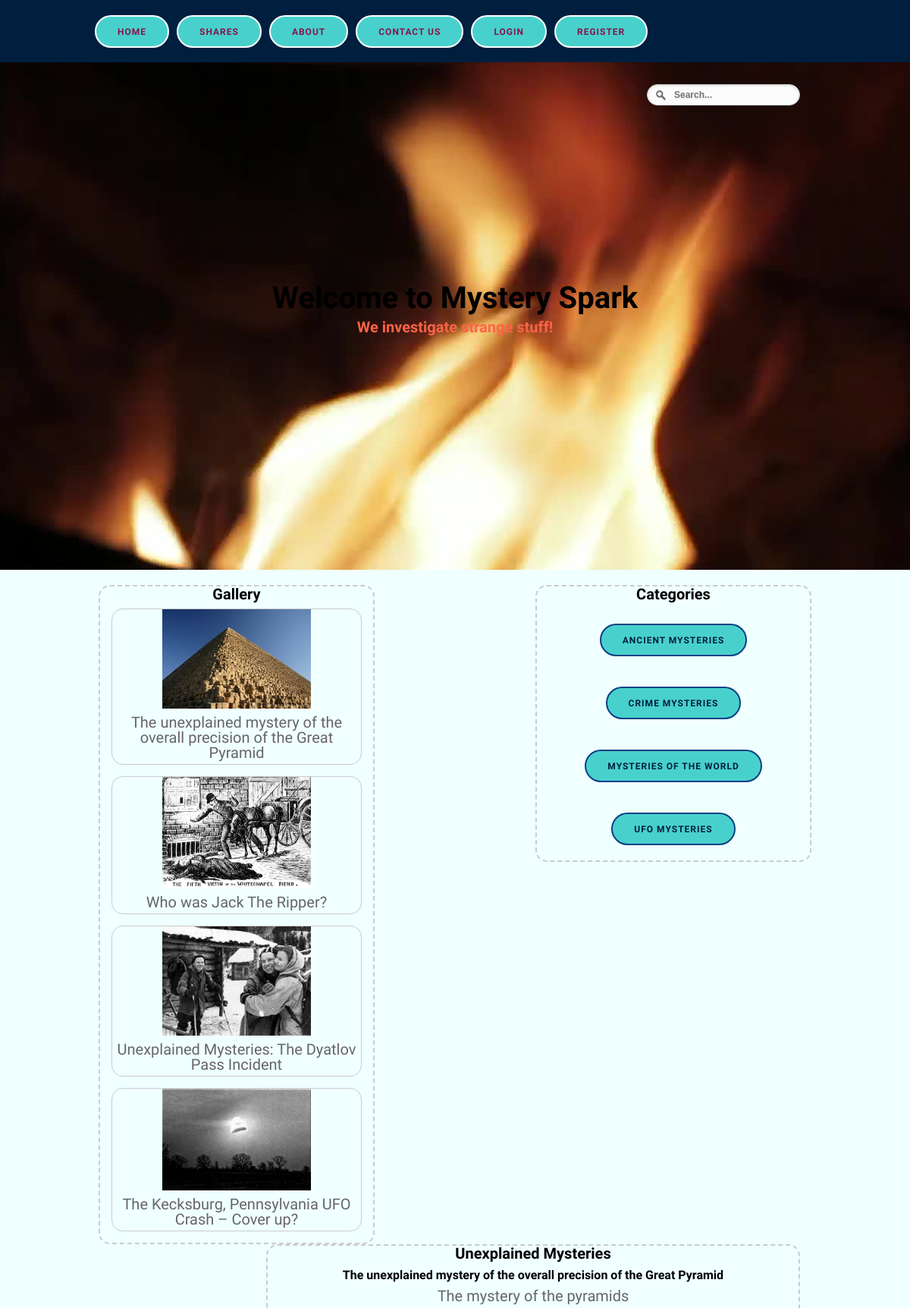
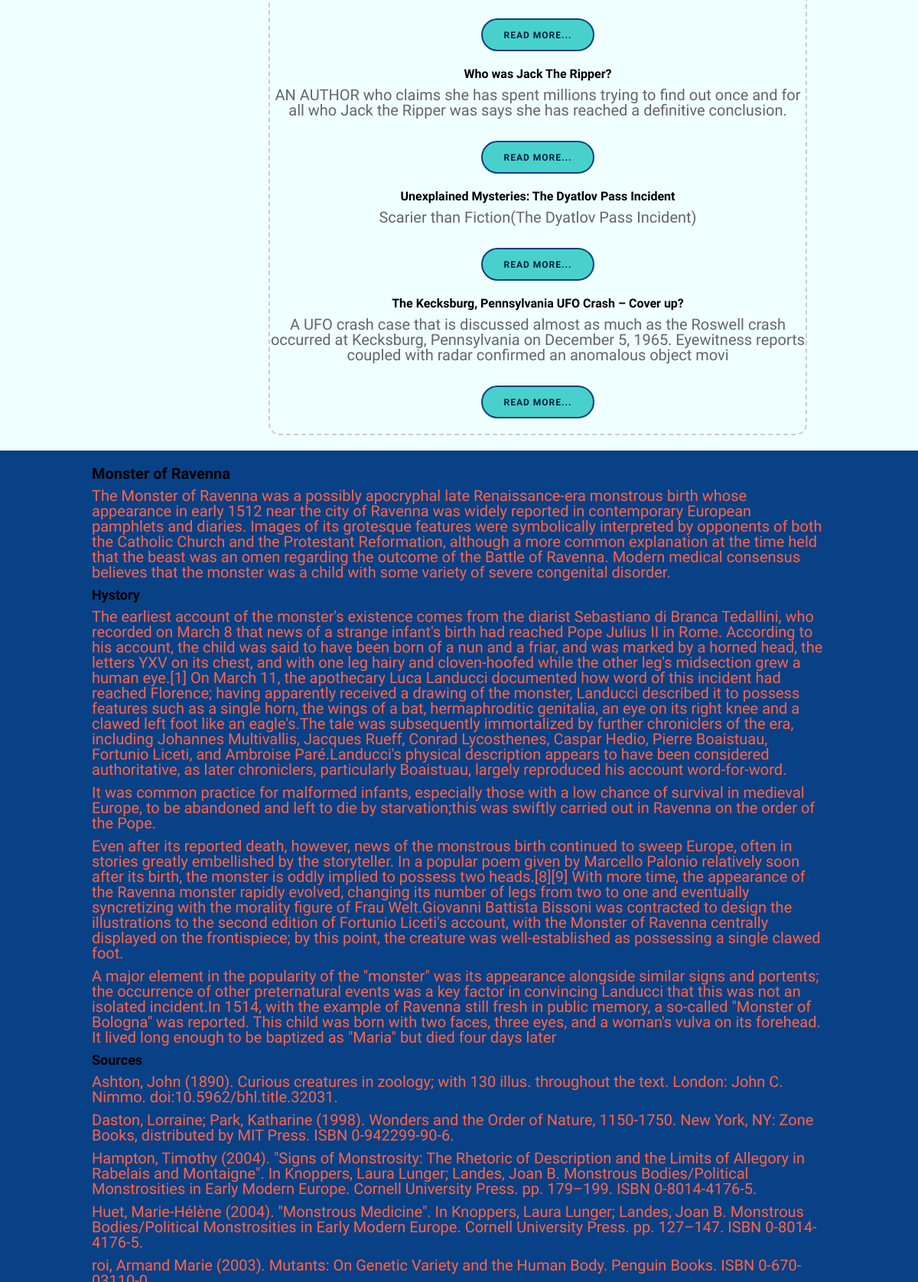
The page / (upper part) on the database its author committed (2 pictures, top to bottom).
### tables this page shows
CREATE TABLE IF NOT EXISTS `images` (
  `id_image` int(11) NOT NULL AUTO_INCREMENT,
  `img_title` varchar(200) NOT NULL,
  `img_intro` varchar(200) NOT NULL,
  `img_body` text NOT NULL,
  `img_date` datetime NOT NULL DEFAULT CURRENT_TIMESTAMP,
  `img_name` varchar(200) NOT NULL,
  `img_id` int(11) NOT NULL,
  `cat_title` varchar(200) NOT NULL,
  `cat_id` int(11) NOT NULL,
  PRIMARY KEY (`id_image`)
);

### views/main.php (called while the page is built)
<?php include 'includes/header.php'; ?>

### controllers/home.php (called while the page is built)
<?php
class Home extends Controller{
	protected function Index(){
		$viewmodel = new HomeModel();
		$this->returnView($viewmodel->Index(), true);
	}
}
 ?>

### classes/Model.php (called while the page is built, shortened)
<?php
abstract class Model{
	protected $dbh;
	protected $stmt;
	public function __construct(){
		$this->dbh = new PDO("mysql:host=".DB_HOST.";dbname=".DB_NAME, DB_USER, DB_PASS);
	}
	public function query($query){
		$this->stmt = $this->dbh->prepare($query);
	}
	public function execute(){
		$this->stmt->execute();
	}
	public function resultSet(){
		$this->execute();
		return $this->stmt->fetchAll(PDO::FETCH_ASSOC);
	}
}
 ?>

### models/home.php (called while the page is built)
<?php
class HomeModel extends Model{
	public function Index(){
		$this->query("SELECT * FROM images GROUP BY cat_title");
		$rows = $this->resultSet();
		return $rows;
		}
}
?>

### views/home/index.php (the view, shortened to what this page needs)
 <section id="videoback" class="negativ">
        <video autoplay loop muted poster="Open-Fire.jpg" id="bgvid">
            <source src="video/Open-Fire.webm" type="video/webm">
            <source src="video/Open-Fire.mp4" type="video/mp4">
        </video>
          <h2 class="w">Welcome to Mystery Spark</h2>
          <p><strong>We investigate strange stuff!</strong></p>
    </section>
   <section id="drugi">
   <div class="wrapper">
        <div id="right">
        <h2>Categories</h2>
        <?php foreach($viewmodel as $cat): ?>
          <ul>
            <li><a href="<?php echo ROOT_URL; ?>category/index/<?php echo $cat['img_id']; ?>" class="dugme"><?php echo $cat['cat_title']; ?></a></li>
          </ul>
          <?php endforeach; ?>
        </div>
        <div id="left">
            <h2>Gallery</h2>
            <?php foreach($viewmodel as $image): ?>
              <div class="gallery">
                <a href="images/<?php echo $image['img_name']; ?>">
                  <img src="images/<?php echo $image['img_name']; ?>" >
                </a>
                <div class="desc"><?php echo $image['img_title']; ?></div>
              </div>
            <?php endforeach; ?>
            </div>
        <div id="center">
            <h2>Unexplained Mysteries</h2>
            <?php foreach($viewmodel as $image): ?>
            <h4><?php echo $image['img_title']; ?></h4>
            <p><?php echo $image['img_intro']; ?></p>
            <a href="<?php echo ROOT_URL; ?>readmore/index/<?php echo $image['img_id']; ?>" class="dugme">Read More...</a>
            <?php endforeach; ?>
        </div>
</div>
</section>
    <section id="mystery" class="negativ">
      <div class="wrapper">
            <h2>Monster of Ravenna</h2>
             <p>The Monster of Ravenna was a possibly apocryphal late Renaissance-era monstrous birth whose appearance in early 1512 near the city of Ravenna was widely reported in contemporary European pamphlets and diaries. Images of its grotesque features were symbolically interpreted by opponents of both the Catholic Church and the Protestant Reformation, although a more common explanation at the time held that the beast was an omen regarding the outcome of the Battle of Ravenna. Modern medical consensus believes that the monster was a child with some variety of severe congenital disorder. </p>
             <h3>Hystory</h3>
             <p>The earliest account of the monster's existence comes from the diarist Sebastiano di Branca Tedallini, who recorded on March 8 that news of a strange infant's birth had reached Pope Julius II in Rome. According to his account, the child was said to have been born of a nun and a friar, and was marked by a horned head, the letters YXV on its chest, and with one leg hairy and cloven-hoofed while the other leg's midsection grew a human eye.[1] On March 11, the apothecary Luca Landucci documented how word of this incident had reached Florence; having apparently received a drawing of the monster, Landucci described it to possess features such as a single horn, the wings of a bat, hermaphroditic genitalia, an eye on its right knee and a clawed left foot like an eagle's.The tale was subsequently immortalized by further chroniclers of the era, including Johannes Multivallis, Jacques Rueff, Conrad Lycosthenes, Caspar Hedio, Pierre Boaistuau, Fortunio Liceti, and Ambroise Paré.Landucci's physical description appears to have been considered authoritative, as later chroniclers, particularly Boaistuau, largely reproduced his account word-for-word.</p>
             <p>It was common practice for malformed infants, especially those with a low chance of survival in medieval Europe, to be abandoned and left to die by starvation;this was swiftly carried out in Ravenna on the order of the Pope.</p>
            <p>Even after its reported death, however, news of the monstrous birth continued to sweep Europe, often in stories greatly embellished by the storyteller. In a popular poem given by Marcello Palonio relatively soon after its birth, the monster is oddly implied to possess two heads.[8][9] With more time, the appearance of the Ravenna monster rapidly evolved, changing its number of legs from two to one and eventually syncretizing with the morality figure of Frau Welt.Giovanni Battista Bissoni was contracted to design the illustrations to the second edition of Fortunio Liceti's account, with the Monster of Ravenna centrally displayed on the frontispiece; by this point, the creature was well-established as possessing a single clawed foot.</p>
            <p>A major element in the popularity of the "monster" was its appearance alongside similar signs and portents; the occurrence of other preternatural events was a key factor in convincing Landucci that this was not an isolated incident.In 1514, with the example of Ravenna still fresh in public memory, a so-called "Monster of Bologna" was reported. This child was born with two faces, three eyes, and a woman's vulva on its forehead. It lived long enough to be baptized as "Maria" but died four days later
            </p>
            <h3>Sources</h3>
            <p>Ashton, John (1890). Curious creatures in zoology; with 130 illus. throughout the text. London: John C. Nimmo. doi:10.5962/bhl.title.32031.</p>
            <p>Daston, Lorraine; Park, Katharine (1998). Wonders and the Order of Nature, 1150-1750. New York, NY: Zone Books, distributed by MIT Press. ISBN 0-942299-90-6.</p>
            <p>Hampton, Timothy (2004). "Signs of Monstrosity: The Rhetoric of Description and the Limits of Allegory in Rabelais and Montaigne". In Knoppers, Laura Lunger; Landes, Joan B. Monstrous Bodies/Political Monstrosities in Early Modern Europe. Cornell University Press. pp. 179–199. ISBN 0-8014-4176-5.</p>
            <p>Huet, Marie-Hélène (2004). "Monstrous Medicine". In Knoppers, Laura Lunger; Landes, Joan B. Monstrous Bodies/Political Monstrosities in Early Modern Europe. Cornell University Press. pp. 127–147. ISBN 0-8014-4176-5.</p>
            <p>roi, Armand Marie (2003). Mutants: On Genetic Variety and the Human Body. Penguin Books. ISBN 0-670-03110-0.</p>
         </div>
    </section>

### assets/css/style.css (style rules this page uses)
img { max-width:100%; }
p { margin:0 0 0.5em; }
.negativ { color:#FF6347; }
a:link, a:visited { color:#001f3f; text-decoration:none; }
.wrapper { width:auto; margin:0 auto; height: auto; overflow:hidden; }
#center { width: 700px; border:2px dashed #ccc; border-radius: 15px; margin-top: auto; float: right; margin-right: 25px; }
#right { width: 360px; border:2px dashed #ccc; border-radius: 15px; float: right; margin-right: 10px; }
#right ul { list-style-type: none; text-align: inherit; }
#left { width: 360px; border:2px dashed #ccc; border-radius: 15px; float: left; margin-left: 10px; }
div.gallery { margin: 15px; border: 1px solid #ccc; float: left; width: auto; margin-top: auto; border-radius: 15px; }
div.gallery img { width: 60%; height: auto; }
div.desc { padding: 5px; text-align: center; }
.w { font-size: 40px; margin-bottom: 10px; text-align: center; }
.dugme { background: #48D1CC; border: 2px solid #094186; border-radius: 25px; color: #001f3f; display: inline-block; font-size: 12px; font-weight: 700; letter-spacing: 1px; line-height: 1; padding: 14px 28px 13px; margin:20px 5px; text-transform: uppercase; transition: all 0.2s ease; }
#drugi { padding:20px 0; text-align:center; overflow:hidden; }
#mystery { background:#094186; padding:20px; overflow:hidden; }
#videoback { padding:300px 0; position:relative; overflow:hidden; text-align:center; }
#bgvid { position: absolute; top: 50%; left: 50%; min-width: 100%; min-height: 100%; width:auto; height:auto; z-index: -100; -webkit-transform: translateX(-50%) translateY(-50%); transform: translateX(-50%) translateY(-50%); background: url(video/Open-Fire.jpg) no-repeat; background-size: cover; }
@media screen and (min-width:1024px) and (max-width:1260px) { .wrapper { width:960px; } }
* { padding:0; margin:0; outline:0; }
body { font-family: 'Berkshire Swash', cursive; font-size:20px; line-height:20px; color:#666; background: #F0FFFF; }
a { color:#364f86; text-decoration: none; cursor:pointer; }
h1, h2, h3, h4, h5 { font-family: "Oswald", Arial, sans-serif; padding-bottom:8px; color: black; }
h2 { font-size:20px; line-height:21px; }
h3 { font-size:18px; line-height:20px; }
h4 { font-size:16px; line-height:19px; }

### rows shown on the page
images: cat_title "ANCIENT MYSTERIES", img_name (picture), img_title "The unexplained mystery of the overall precision of the Great Pyramid", img_intro "The mystery of the pyramids"
images: cat_title "CRIME MYSTERIES", img_name (picture), img_title "Who was Jack The Ripper?", img_intro "AN AUTHOR who claims she has spent millions trying to find out once and for all who Jack the Ripper was says she has reached a definitive conclusion."
images: cat_title "MYSTERIES OF THE WORLD", img_name (picture), img_title "Unexplained Mysteries: The Dyatlov Pass Incident", img_intro "Scarier than Fiction(The Dyatlov Pass Incident)"
images: cat_title "UFO MYSTERIES", img_name (picture), img_title "The Kecksburg, Pennsylvania UFO Crash – Cover up?", img_intro "A UFO crash case that is discussed almost as much as the Roswell crash occurred at Kecksburg, Pennsylvania on December 5, 1965. Eyewitness reports coupled with radar confirmed an anomalous object movi"
